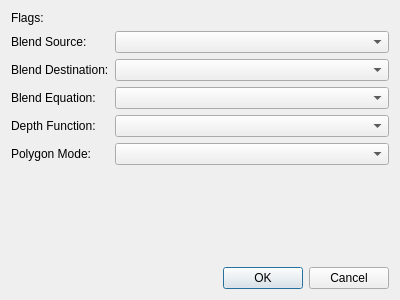
<?xml version="1.0" encoding="UTF-8"?>
<ui version="4.0">
 <class>OpenGLStateForm</class>
 <widget class="QDialog" name="OpenGLStateForm">
  <property name="geometry">
   <rect>
    <x>0</x>
    <y>0</y>
    <width>400</width>
    <height>300</height>
   </rect>
  </property>
  <property name="windowTitle">
   <string>Dialog</string>
  </property>
  <layout class="QVBoxLayout" name="verticalLayout">
   <item>
    <layout class="QFormLayout" name="formLayout">
     <item row="0" column="0">
      <widget class="QLabel" name="label">
       <property name="text">
        <string>Flags:</string>
       </property>
      </widget>
     </item>
     <item row="1" column="0">
      <widget class="QLabel" name="label_2">
       <property name="text">
        <string>Blend Source:</string>
       </property>
      </widget>
     </item>
     <item row="2" column="0">
      <widget class="QLabel" name="label_3">
       <property name="text">
        <string>Blend Destination:</string>
       </property>
      </widget>
     </item>
     <item row="1" column="1">
      <widget class="QComboBox" name="mBlendSrc"/>
     </item>
     <item row="2" column="1">
      <widget class="QComboBox" name="mBlendDst"/>
     </item>
     <item row="0" column="1">
      <layout class="QGridLayout" name="mFlagGrid"/>
     </item>
     <item row="3" column="0">
      <widget class="QLabel" name="label_4">
       <property name="text">
        <string>Blend Equation:</string>
       </property>
      </widget>
     </item>
     <item row="3" column="1">
      <widget class="QComboBox" name="mBlendEquation"/>
     </item>
     <item row="4" column="0">
      <widget class="QLabel" name="depthFunctionLabel">
       <property name="text">
        <string>Depth Function:</string>
       </property>
      </widget>
     </item>
     <item row="4" column="1">
      <widget class="QComboBox" name="mDepthFunc"/>
     </item>
     <item row="5" column="0">
      <widget class="QLabel" name="polygonModeLabel">
       <property name="text">
        <string>Polygon Mode:</string>
       </property>
      </widget>
     </item>
     <item row="5" column="1">
      <widget class="QComboBox" name="mPolygonMode"/>
     </item>
    </layout>
   </item>
   <item>
    <widget class="QDialogButtonBox" name="buttonBox">
     <property name="orientation">
      <enum>Qt::Horizontal</enum>
     </property>
     <property name="standardButtons">
      <set>QDialogButtonBox::Cancel|QDialogButtonBox::Ok</set>
     </property>
    </widget>
   </item>
  </layout>
 </widget>
 <resources/>
 <connections>
  <connection>
   <sender>buttonBox</sender>
   <signal>accepted()</signal>
   <receiver>OpenGLStateForm</receiver>
   <slot>accept()</slot>
   <hints>
    <hint type="sourcelabel">
     <x>248</x>
     <y>254</y>
    </hint>
    <hint type="destinationlabel">
     <x>157</x>
     <y>274</y>
    </hint>
   </hints>
  </connection>
  <connection>
   <sender>buttonBox</sender>
   <signal>rejected()</signal>
   <receiver>OpenGLStateForm</receiver>
   <slot>reject()</slot>
   <hints>
    <hint type="sourcelabel">
     <x>316</x>
     <y>260</y>
    </hint>
    <hint type="destinationlabel">
     <x>286</x>
     <y>274</y>
    </hint>
   </hints>
  </connection>
 </connections>
</ui>
